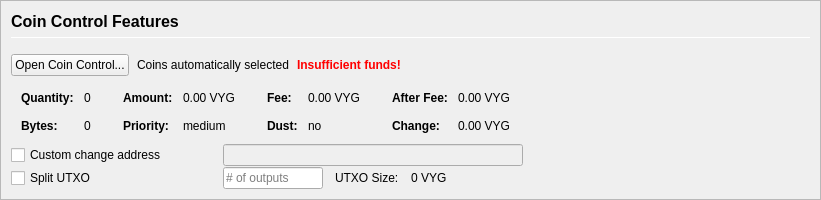
         <widget class="QFrame" name="frameCoinControl">
          <property name="sizePolicy">
           <sizepolicy hsizetype="Expanding" vsizetype="Expanding">
            <horstretch>0</horstretch>
            <verstretch>0</verstretch>
           </sizepolicy>
          </property>
          <property name="maximumSize">
           <size>
            <width>16777215</width>
            <height>16777215</height>
           </size>
          </property>
          <property name="frameShape">
           <enum>QFrame::StyledPanel</enum>
          </property>
          <property name="frameShadow">
           <enum>QFrame::Sunken</enum>
          </property>
          <layout class="QVBoxLayout" name="verticalLayoutCoinControl2">
           <property name="spacing">
            <number>0</number>
           </property>
           <property name="margin">
            <number>0</number>
           </property>
           <item>
            <widget class="QFrame" name="frameCoinControl_BG">
             <layout class="QVBoxLayout" name="verticalLayoutCoinControl" stretch="0,0,0,0,0,0">
              <property name="spacing">
               <number>1</number>
              </property>
              <property name="leftMargin">
               <number>10</number>
              </property>
              <property name="topMargin">
               <number>10</number>
              </property>
              <item>
               <layout class="QHBoxLayout" name="horizontalLayoutCoinControl1">
                <property name="bottomMargin">
                 <number>15</number>
                </property>
                <item>
                 <layout class="QVBoxLayout" name="verticalLayout_3">
                  <property name="spacing">
                   <number>6</number>
                  </property>
                  <item>
                   <widget class="QLabel" name="labelCoinControlFeatures">
                    <property name="sizePolicy">
                     <sizepolicy hsizetype="Preferred" vsizetype="Maximum">
                      <horstretch>0</horstretch>
                      <verstretch>0</verstretch>
                     </sizepolicy>
                    </property>
                    <property name="minimumSize">
                     <size>
                      <width>0</width>
                      <height>20</height>
                     </size>
                    </property>
                    <property name="font">
                     <font>
                      <pointsize>12</pointsize>
                      <weight>75</weight>
                      <bold>true</bold>
                     </font>
                    </property>
                    <property name="styleSheet">
                     <string notr="true">font-weight:bold;</string>
                    </property>
                    <property name="text">
                     <string>Coin Control Features</string>
                    </property>
                   </widget>
                  </item>
                  <item>
                   <widget class="Line" name="line">
                    <property name="minimumSize">
                     <size>
                      <width>0</width>
                      <height>1</height>
                     </size>
                    </property>
                    <property name="maximumSize">
                     <size>
                      <width>16777215</width>
                      <height>1</height>
                     </size>
                    </property>
                    <property name="orientation">
                     <enum>Qt::Horizontal</enum>
                    </property>
                   </widget>
                  </item>
                 </layout>
                </item>
               </layout>
              </item>
              <item>
               <layout class="QHBoxLayout" name="horizontalLayoutCoinControl2" stretch="0,0,0,0">
                <property name="spacing">
                 <number>8</number>
                </property>
                <property name="bottomMargin">
                 <number>10</number>
                </property>
                <item>
                 <widget class="QPushButton" name="pushButtonCoinControl">
                  <property name="styleSheet">
                   <string notr="true"/>
                  </property>
                  <property name="text">
                   <string>Open Coin Control...</string>
                  </property>
                  <property name="autoDefault">
                   <bool>false</bool>
                  </property>
                 </widget>
                </item>
                <item>
                 <widget class="QLabel" name="labelCoinControlAutomaticallySelected">
                  <property name="text">
                   <string>Coins automatically selected</string>
                  </property>
                  <property name="margin">
                   <number>5</number>
                  </property>
                 </widget>
                </item>
                <item>
                 <widget class="QLabel" name="labelCoinControlInsuffFunds">
                  <property name="font">
                   <font>
                    <weight>75</weight>
                    <bold>true</bold>
                   </font>
                  </property>
                  <property name="styleSheet">
                   <string notr="true">color:red;font-weight:bold;</string>
                  </property>
                  <property name="text">
                   <string>Insufficient funds!</string>
                  </property>
                  <property name="margin">
                   <number>5</number>
                  </property>
                 </widget>
                </item>
                <item>
                 <spacer name="horizontalSpacerCoinControl">
                  <property name="orientation">
                   <enum>Qt::Horizontal</enum>
                  </property>
                  <property name="sizeHint" stdset="0">
                   <size>
                    <width>40</width>
                    <height>1</height>
                   </size>
                  </property>
                 </spacer>
                </item>
               </layout>
              </item>
              <item>
               <widget class="QWidget" name="widgetCoinControl" native="true">
                <property name="sizePolicy">
                 <sizepolicy hsizetype="Preferred" vsizetype="Preferred">
                  <horstretch>0</horstretch>
                  <verstretch>0</verstretch>
                 </sizepolicy>
                </property>
                <property name="minimumSize">
                 <size>
                  <width>0</width>
                  <height>0</height>
                 </size>
                </property>
                <property name="styleSheet">
                 <string notr="true"/>
                </property>
                <layout class="QHBoxLayout" name="horizontalLayoutCoinControl5">
                 <property name="margin">
                  <number>0</number>
                 </property>
                 <item>
                  <layout class="QHBoxLayout" name="horizontalLayoutCoinControl3" stretch="0,0,0,1">
                   <property name="spacing">
                    <number>20</number>
                   </property>
                   <property name="topMargin">
                    <number>0</number>
                   </property>
                   <property name="bottomMargin">
                    <number>10</number>
                   </property>
                   <item>
                    <layout class="QFormLayout" name="formLayoutCoinControl1">
                     <property name="horizontalSpacing">
                      <number>10</number>
                     </property>
                     <property name="verticalSpacing">
                      <number>14</number>
                     </property>
                     <property name="leftMargin">
                      <number>10</number>
                     </property>
                     <property name="topMargin">
                      <number>4</number>
                     </property>
                     <property name="rightMargin">
                      <number>6</number>
                     </property>
                     <item row="0" column="0">
                      <widget class="QLabel" name="labelCoinControlQuantityText">
                       <property name="font">
                        <font>
                         <weight>75</weight>
                         <bold>true</bold>
                        </font>
                       </property>
                       <property name="text">
                        <string>Quantity:</string>
                       </property>
                       <property name="margin">
                        <number>0</number>
                       </property>
                      </widget>
                     </item>
                     <item row="0" column="1">
                      <widget class="QLabel" name="labelCoinControlQuantity">
                       <property name="cursor">
                        <cursorShape>IBeamCursor</cursorShape>
                       </property>
                       <property name="contextMenuPolicy">
                        <enum>Qt::ActionsContextMenu</enum>
                       </property>
                       <property name="text">
                        <string notr="true">0</string>
                       </property>
                       <property name="margin">
                        <number>0</number>
                       </property>
                       <property name="textInteractionFlags">
                        <set>Qt::LinksAccessibleByMouse|Qt::TextSelectableByKeyboard|Qt::TextSelectableByMouse</set>
                       </property>
                      </widget>
                     </item>
                     <item row="1" column="0">
                      <widget class="QLabel" name="labelCoinControlBytesText">
                       <property name="font">
                        <font>
                         <weight>75</weight>
                         <bold>true</bold>
                        </font>
                       </property>
                       <property name="text">
                        <string>Bytes:</string>
                       </property>
                      </widget>
                     </item>
                     <item row="1" column="1">
                      <widget class="QLabel" name="labelCoinControlBytes">
                       <property name="cursor">
                        <cursorShape>IBeamCursor</cursorShape>
                       </property>
                       <property name="contextMenuPolicy">
                        <enum>Qt::ActionsContextMenu</enum>
                       </property>
                       <property name="text">
                        <string notr="true">0</string>
                       </property>
                       <property name="textInteractionFlags">
                        <set>Qt::LinksAccessibleByMouse|Qt::TextSelectableByKeyboard|Qt::TextSelectableByMouse</set>
                       </property>
                      </widget>
                     </item>
                    </layout>
                   </item>
                   <item>
                    <layout class="QFormLayout" name="formLayoutCoinControl2">
                     <property name="horizontalSpacing">
                      <number>10</number>
                     </property>
                     <property name="verticalSpacing">
                      <number>14</number>
                     </property>
                     <property name="leftMargin">
                      <number>6</number>
                     </property>
                     <property name="topMargin">
                      <number>4</number>
                     </property>
                     <property name="rightMargin">
                      <number>6</number>
                     </property>
                     <item row="0" column="0">
                      <widget class="QLabel" name="labelCoinControlAmountText">
                       <property name="font">
                        <font>
                         <weight>75</weight>
                         <bold>true</bold>
                        </font>
                       </property>
                       <property name="text">
                        <string>Amount:</string>
                       </property>
                       <property name="margin">
                        <number>0</number>
                       </property>
                      </widget>
                     </item>
                     <item row="0" column="1">
                      <widget class="QLabel" name="labelCoinControlAmount">
                       <property name="cursor">
                        <cursorShape>IBeamCursor</cursorShape>
                       </property>
                       <property name="contextMenuPolicy">
                        <enum>Qt::ActionsContextMenu</enum>
                       </property>
                       <property name="text">
                        <string notr="true">0.00 VYG</string>
                       </property>
                       <property name="textInteractionFlags">
                        <set>Qt::LinksAccessibleByMouse|Qt::TextSelectableByKeyboard|Qt::TextSelectableByMouse</set>
                       </property>
                      </widget>
                     </item>
                     <item row="1" column="0">
                      <widget class="QLabel" name="labelCoinControlPriorityText">
                       <property name="font">
                        <font>
                         <weight>75</weight>
                         <bold>true</bold>
                        </font>
                       </property>
                       <property name="text">
                        <string>Priority:</string>
                       </property>
                      </widget>
                     </item>
                     <item row="1" column="1">
                      <widget class="QLabel" name="labelCoinControlPriority">
                       <property name="cursor">
                        <cursorShape>IBeamCursor</cursorShape>
                       </property>
                       <property name="contextMenuPolicy">
                        <enum>Qt::ActionsContextMenu</enum>
                       </property>
                       <property name="text">
                        <string>medium</string>
                       </property>
                       <property name="textInteractionFlags">
                        <set>Qt::LinksAccessibleByMouse|Qt::TextSelectableByKeyboard|Qt::TextSelectableByMouse</set>
                       </property>
                      </widget>
                     </item>
                    </layout>
                   </item>
                   <item>
                    <layout class="QFormLayout" name="formLayoutCoinControl3">
                     <property name="horizontalSpacing">
                      <number>10</number>
                     </property>
                     <property name="verticalSpacing">
                      <number>14</number>
                     </property>
                     <property name="leftMargin">
                      <number>6</number>
                     </property>
                     <property name="topMargin">
                      <number>4</number>
                     </property>
                     <property name="rightMargin">
                      <number>6</number>
                     </property>
                     <item row="0" column="0">
                      <widget class="QLabel" name="labelCoinControlFeeText">
                       <property name="font">
                        <font>
                         <weight>75</weight>
                         <bold>true</bold>
                        </font>
                       </property>
                       <property name="text">
                        <string>Fee:</string>
                       </property>
                       <property name="margin">
                        <number>0</number>
                       </property>
                      </widget>
                     </item>
                     <item row="0" column="1">
                      <widget class="QLabel" name="labelCoinControlFee">
                       <property name="cursor">
                        <cursorShape>IBeamCursor</cursorShape>
                       </property>
                       <property name="contextMenuPolicy">
                        <enum>Qt::ActionsContextMenu</enum>
                       </property>
                       <property name="text">
                        <string notr="true">0.00 VYG</string>
                       </property>
                       <property name="textInteractionFlags">
                        <set>Qt::LinksAccessibleByMouse|Qt::TextSelectableByKeyboard|Qt::TextSelectableByMouse</set>
                       </property>
                      </widget>
                     </item>
                     <item row="1" column="0">
                      <widget class="QLabel" name="labelCoinControlLowOutputText">
                       <property name="font">
                        <font>
                         <weight>75</weight>
                         <bold>true</bold>
                        </font>
                       </property>
                       <property name="text">
                        <string>Dust:</string>
                       </property>
                      </widget>
                     </item>
                     <item row="1" column="1">
                      <widget class="QLabel" name="labelCoinControlLowOutput">
                       <property name="cursor">
                        <cursorShape>IBeamCursor</cursorShape>
                       </property>
                       <property name="contextMenuPolicy">
                        <enum>Qt::ActionsContextMenu</enum>
                       </property>
                       <property name="text">
                        <string>no</string>
                       </property>
                       <property name="textInteractionFlags">
                        <set>Qt::LinksAccessibleByMouse|Qt::TextSelectableByKeyboard|Qt::TextSelectableByMouse</set>
                       </property>
                      </widget>
                     </item>
                    </layout>
                   </item>
                   <item>
                    <layout class="QFormLayout" name="formLayoutCoinControl4">
                     <property name="horizontalSpacing">
                      <number>10</number>
                     </property>
                     <property name="verticalSpacing">
                      <number>14</number>
                     </property>
                     <property name="leftMargin">
                      <number>6</number>
                     </property>
                     <property name="topMargin">
                      <number>4</number>
                     </property>
                     <property name="rightMargin">
                      <number>6</number>
                     </property>
                     <item row="0" column="0">
                      <widget class="QLabel" name="labelCoinControlAfterFeeText">
                       <property name="font">
                        <font>
                         <weight>75</weight>
                         <bold>true</bold>
                        </font>
                       </property>
                       <property name="text">
                        <string>After Fee:</string>
                       </property>
                       <property name="margin">
                        <number>0</number>
                       </property>
                      </widget>
                     </item>
                     <item row="0" column="1">
                      <widget class="QLabel" name="labelCoinControlAfterFee">
                       <property name="cursor">
                        <cursorShape>IBeamCursor</cursorShape>
                       </property>
                       <property name="contextMenuPolicy">
                        <enum>Qt::ActionsContextMenu</enum>
                       </property>
                       <property name="text">
                        <string notr="true">0.00 VYG</string>
                       </property>
                       <property name="textInteractionFlags">
                        <set>Qt::LinksAccessibleByMouse|Qt::TextSelectableByKeyboard|Qt::TextSelectableByMouse</set>
                       </property>
                      </widget>
                     </item>
                     <item row="1" column="0">
                      <widget class="QLabel" name="labelCoinControlChangeText">
                       <property name="font">
                        <font>
                         <weight>75</weight>
                         <bold>true</bold>
                        </font>
                       </property>
                       <property name="text">
                        <string>Change:</string>
                       </property>
                      </widget>
                     </item>
                     <item row="1" column="1">
                      <widget class="QLabel" name="labelCoinControlChange">
                       <property name="cursor">
                        <cursorShape>IBeamCursor</cursorShape>
                       </property>
                       <property name="contextMenuPolicy">
                        <enum>Qt::ActionsContextMenu</enum>
                       </property>
                       <property name="text">
                        <string notr="true">0.00 VYG</string>
                       </property>
                       <property name="textInteractionFlags">
                        <set>Qt::LinksAccessibleByMouse|Qt::TextSelectableByKeyboard|Qt::TextSelectableByMouse</set>
                       </property>
                      </widget>
                     </item>
                    </layout>
                   </item>
                  </layout>
                 </item>
                </layout>
               </widget>
              </item>
              <item>
               <layout class="QHBoxLayout" name="horizontalLayoutCoinControl4">
                <property name="spacing">
                 <number>12</number>
                </property>
                <property name="sizeConstraint">
                 <enum>QLayout::SetDefaultConstraint</enum>
                </property>
                <property name="topMargin">
                 <number>0</number>
                </property>
                <property name="rightMargin">
                 <number>0</number>
                </property>
                <item>
                 <widget class="QCheckBox" name="checkBoxCoinControlChange">
                  <property name="sizePolicy">
                   <sizepolicy hsizetype="Preferred" vsizetype="Preferred">
                    <horstretch>0</horstretch>
                    <verstretch>0</verstretch>
                   </sizepolicy>
                  </property>
                  <property name="minimumSize">
                   <size>
                    <width>200</width>
                    <height>0</height>
                   </size>
                  </property>
                  <property name="maximumSize">
                   <size>
                    <width>200</width>
                    <height>16777215</height>
                   </size>
                  </property>
                  <property name="toolTip">
                   <string>If this is activated, but the change address is empty or invalid, change will be sent to a newly generated address.</string>
                  </property>
                  <property name="text">
                   <string>Custom change address</string>
                  </property>
                 </widget>
                </item>
                <item>
                 <widget class="QValidatedLineEdit" name="lineEditCoinControlChange">
                  <property name="enabled">
                   <bool>false</bool>
                  </property>
                  <property name="sizePolicy">
                   <sizepolicy hsizetype="Preferred" vsizetype="Preferred">
                    <horstretch>0</horstretch>
                    <verstretch>0</verstretch>
                   </sizepolicy>
                  </property>
                  <property name="minimumSize">
                   <size>
                    <width>300</width>
                    <height>0</height>
                   </size>
                  </property>
                 </widget>
                </item>
                <item>
                 <widget class="QLabel" name="labelCoinControlChangeLabel">
                  <property name="sizePolicy">
                   <sizepolicy hsizetype="Preferred" vsizetype="Preferred">
                    <horstretch>0</horstretch>
                    <verstretch>0</verstretch>
                   </sizepolicy>
                  </property>
                  <property name="minimumSize">
                   <size>
                    <width>100</width>
                    <height>0</height>
                   </size>
                  </property>
                  <property name="text">
                   <string/>
                  </property>
                  <property name="margin">
                   <number>3</number>
                  </property>
                 </widget>
                </item>
               </layout>
              </item>
              <item>
               <layout class="QHBoxLayout" name="horizontalLayoutCoinControl6">
                <property name="spacing">
                 <number>12</number>
                </property>
                <property name="rightMargin">
                 <number>0</number>
                </property>
                <item>
                 <widget class="QCheckBox" name="splitBlockCheckBox">
                  <property name="sizePolicy">
                   <sizepolicy hsizetype="Preferred" vsizetype="Preferred">
                    <horstretch>0</horstretch>
                    <verstretch>0</verstretch>
                   </sizepolicy>
                  </property>
                  <property name="minimumSize">
                   <size>
                    <width>200</width>
                    <height>0</height>
                   </size>
                  </property>
                  <property name="maximumSize">
                   <size>
                    <width>200</width>
                    <height>16777215</height>
                   </size>
                  </property>
                  <property name="text">
                   <string>Split UTXO</string>
                  </property>
                 </widget>
                </item>
                <item>
                 <widget class="QLineEdit" name="splitBlockLineEdit">
                  <property name="sizePolicy">
                   <sizepolicy hsizetype="Preferred" vsizetype="Preferred">
                    <horstretch>50</horstretch>
                    <verstretch>0</verstretch>
                   </sizepolicy>
                  </property>
                  <property name="minimumSize">
                   <size>
                    <width>100</width>
                    <height>0</height>
                   </size>
                  </property>
                  <property name="maximumSize">
                   <size>
                    <width>100</width>
                    <height>16777215</height>
                   </size>
                  </property>
                  <property name="placeholderText">
                   <string># of outputs</string>
                  </property>
                 </widget>
                </item>
                <item>
                 <widget class="QLabel" name="labelBlockSizeText">
                  <property name="text">
                   <string>UTXO Size:</string>
                  </property>
                 </widget>
                </item>
                <item>
                 <widget class="QLabel" name="labelBlockSize">
                  <property name="text">
                   <string>0 VYG</string>
                  </property>
                 </widget>
                </item>
                <item>
                 <spacer name="horizontalSpacer_7">
                  <property name="orientation">
                   <enum>Qt::Horizontal</enum>
                  </property>
                  <property name="sizeHint" stdset="0">
                   <size>
                    <width>40</width>
                    <height>20</height>
                   </size>
                  </property>
                 </spacer>
                </item>
               </layout>
              </item>
              <item>
               <spacer name="verticalSpacerCoinControl">
                <property name="orientation">
                 <enum>Qt::Vertical</enum>
                </property>
                <property name="sizeHint" stdset="0">
                 <size>
                  <width>800</width>
                  <height>1</height>
                 </size>
                </property>
               </spacer>
              </item>
             </layout>
            </widget>
           </item>
          </layout>
         </widget>
